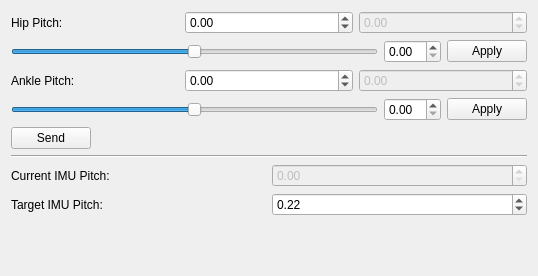
<?xml version="1.0" encoding="UTF-8"?>
<ui version="4.0">
 <class>ThorMangCoMAdjustment</class>
 <widget class="QWidget" name="ThorMangCoMAdjustment">
  <property name="enabled">
   <bool>true</bool>
  </property>
  <property name="geometry">
   <rect>
    <x>0</x>
    <y>0</y>
    <width>538</width>
    <height>276</height>
   </rect>
  </property>
  <property name="sizePolicy">
   <sizepolicy hsizetype="MinimumExpanding" vsizetype="MinimumExpanding">
    <horstretch>0</horstretch>
    <verstretch>0</verstretch>
   </sizepolicy>
  </property>
  <property name="windowTitle">
   <string>ThorMangCoMAdjustment</string>
  </property>
  <layout class="QGridLayout" name="gridLayout_2" columnstretch="0">
   <item row="1" column="0">
    <widget class="Line" name="line">
     <property name="orientation">
      <enum>Qt::Horizontal</enum>
     </property>
    </widget>
   </item>
   <item row="2" column="0">
    <layout class="QGridLayout" name="gridLayout">
     <item row="0" column="0">
      <widget class="QLabel" name="label_3">
       <property name="text">
        <string>Current IMU Pitch:</string>
       </property>
      </widget>
     </item>
     <item row="1" column="0">
      <widget class="QLabel" name="label_4">
       <property name="text">
        <string>Target IMU Pitch:</string>
       </property>
      </widget>
     </item>
     <item row="1" column="1">
      <widget class="QDoubleSpinBox" name="spin_TargetIMUPitch">
       <property name="minimum">
        <double>-3.140000000000000</double>
       </property>
       <property name="maximum">
        <double>3.140000000000000</double>
       </property>
       <property name="singleStep">
        <double>0.100000000000000</double>
       </property>
       <property name="value">
        <double>0.220000000000000</double>
       </property>
      </widget>
     </item>
     <item row="0" column="1">
      <widget class="QDoubleSpinBox" name="spin_CurrentIMUPitch">
       <property name="enabled">
        <bool>false</bool>
       </property>
      </widget>
     </item>
    </layout>
   </item>
   <item row="3" column="0">
    <spacer name="verticalSpacer">
     <property name="orientation">
      <enum>Qt::Vertical</enum>
     </property>
     <property name="sizeHint" stdset="0">
      <size>
       <width>20</width>
       <height>0</height>
      </size>
     </property>
    </spacer>
   </item>
   <item row="0" column="0">
    <layout class="QVBoxLayout" name="verticalLayout">
     <item>
      <layout class="QHBoxLayout" name="horizontalLayout_5">
       <item>
        <widget class="QLabel" name="label_5">
         <property name="text">
          <string>Hip Pitch:</string>
         </property>
        </widget>
       </item>
       <item>
        <widget class="QDoubleSpinBox" name="spin_HipPitch">
         <property name="minimum">
          <double>-30.000000000000000</double>
         </property>
         <property name="maximum">
          <double>30.000000000000000</double>
         </property>
         <property name="singleStep">
          <double>0.100000000000000</double>
         </property>
        </widget>
       </item>
       <item>
        <widget class="QDoubleSpinBox" name="spin_CurrentHipPitch">
         <property name="enabled">
          <bool>false</bool>
         </property>
         <property name="minimum">
          <double>-30.000000000000000</double>
         </property>
         <property name="maximum">
          <double>30.000000000000000</double>
         </property>
        </widget>
       </item>
      </layout>
     </item>
     <item>
      <layout class="QHBoxLayout" name="horizontalLayout">
       <item>
        <widget class="QSlider" name="slider_HipPitch">
         <property name="minimum">
          <number>-3000</number>
         </property>
         <property name="maximum">
          <number>3000</number>
         </property>
         <property name="orientation">
          <enum>Qt::Horizontal</enum>
         </property>
        </widget>
       </item>
       <item>
        <widget class="QDoubleSpinBox" name="spin_advisedHipPitch"/>
       </item>
       <item>
        <widget class="QPushButton" name="btn_applyAdvisedHip">
         <property name="text">
          <string>Apply</string>
         </property>
        </widget>
       </item>
      </layout>
     </item>
     <item>
      <layout class="QHBoxLayout" name="horizontalLayout_6">
       <item>
        <widget class="QLabel" name="label_2">
         <property name="text">
          <string>Ankle Pitch:</string>
         </property>
        </widget>
       </item>
       <item>
        <widget class="QDoubleSpinBox" name="spin_AnklePitch">
         <property name="minimum">
          <double>-30.000000000000000</double>
         </property>
         <property name="maximum">
          <double>30.000000000000000</double>
         </property>
         <property name="singleStep">
          <double>0.100000000000000</double>
         </property>
        </widget>
       </item>
       <item>
        <widget class="QDoubleSpinBox" name="spin_CurrentAnklePitch">
         <property name="enabled">
          <bool>false</bool>
         </property>
         <property name="minimum">
          <double>-30.000000000000000</double>
         </property>
         <property name="maximum">
          <double>30.000000000000000</double>
         </property>
         <property name="value">
          <double>0.000000000000000</double>
         </property>
        </widget>
       </item>
      </layout>
     </item>
     <item>
      <layout class="QHBoxLayout" name="horizontalLayout_2">
       <item>
        <widget class="QSlider" name="slider_AnklePitch">
         <property name="minimum">
          <number>-3000</number>
         </property>
         <property name="maximum">
          <number>3000</number>
         </property>
         <property name="orientation">
          <enum>Qt::Horizontal</enum>
         </property>
        </widget>
       </item>
       <item>
        <widget class="QDoubleSpinBox" name="spin_advisedAnklePitch"/>
       </item>
       <item>
        <widget class="QPushButton" name="btn_applyAdvisedPitch">
         <property name="text">
          <string>Apply</string>
         </property>
        </widget>
       </item>
      </layout>
     </item>
     <item>
      <layout class="QHBoxLayout" name="horizontalLayout_3">
       <item>
        <widget class="QPushButton" name="pushButton_Send">
         <property name="text">
          <string>Send</string>
         </property>
        </widget>
       </item>
       <item>
        <spacer name="horizontalSpacer_2">
         <property name="orientation">
          <enum>Qt::Horizontal</enum>
         </property>
         <property name="sizeHint" stdset="0">
          <size>
           <width>40</width>
           <height>20</height>
          </size>
         </property>
        </spacer>
       </item>
      </layout>
     </item>
    </layout>
   </item>
  </layout>
 </widget>
 <resources/>
 <connections/>
</ui>
